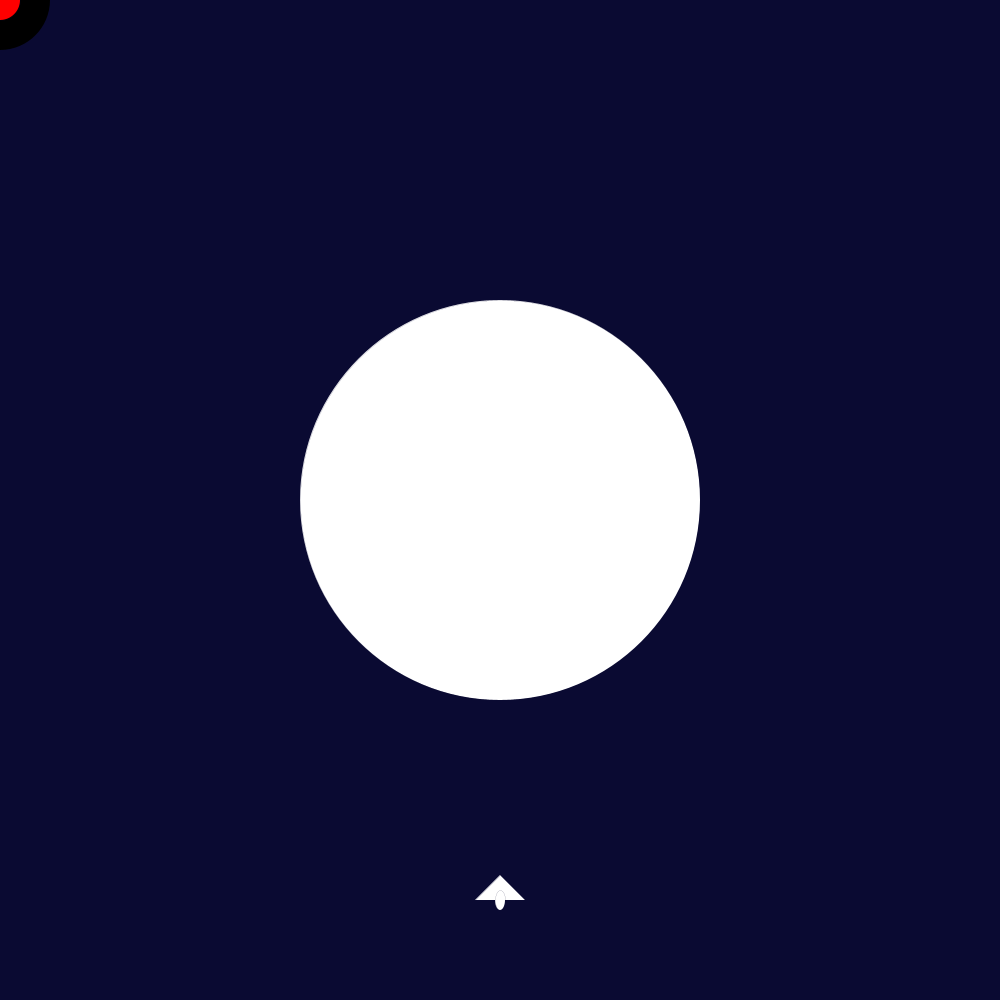
Frame 1 (no input)
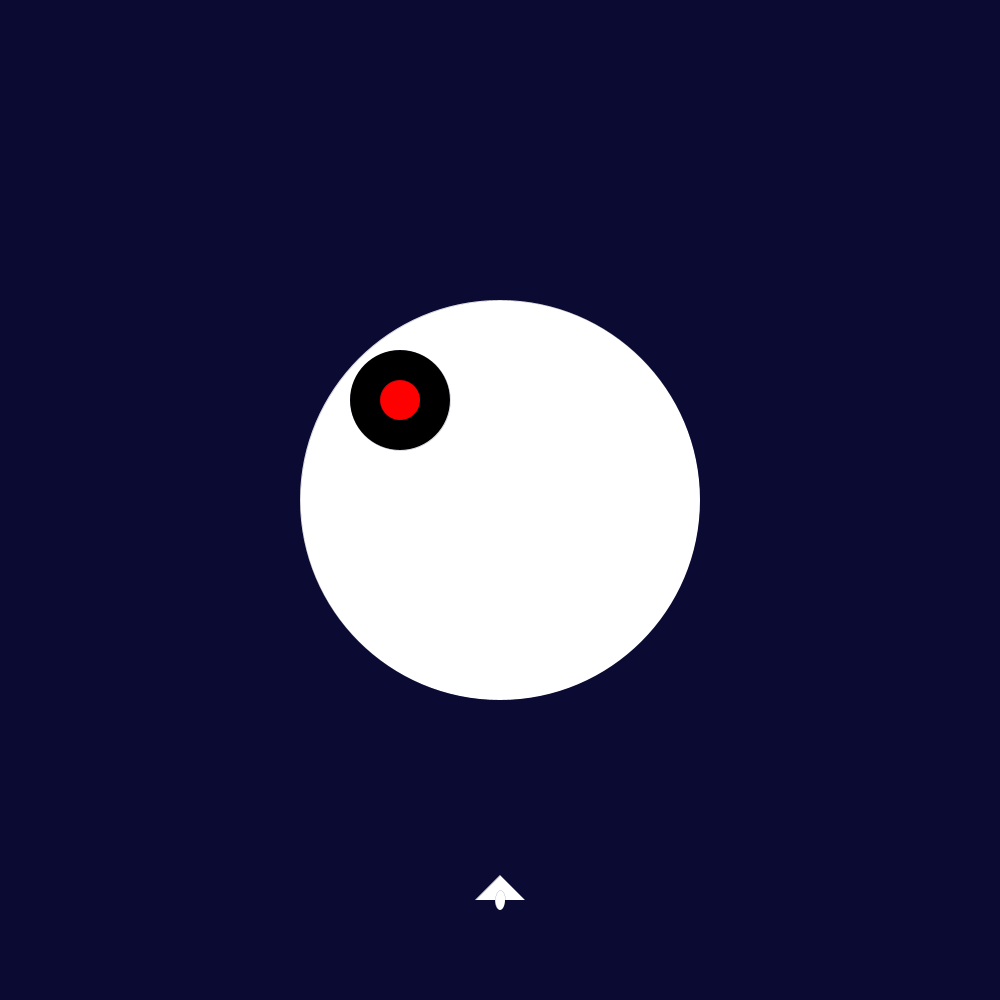
Frame 60 (the mouse pressed at the canvas centre just before this capture)
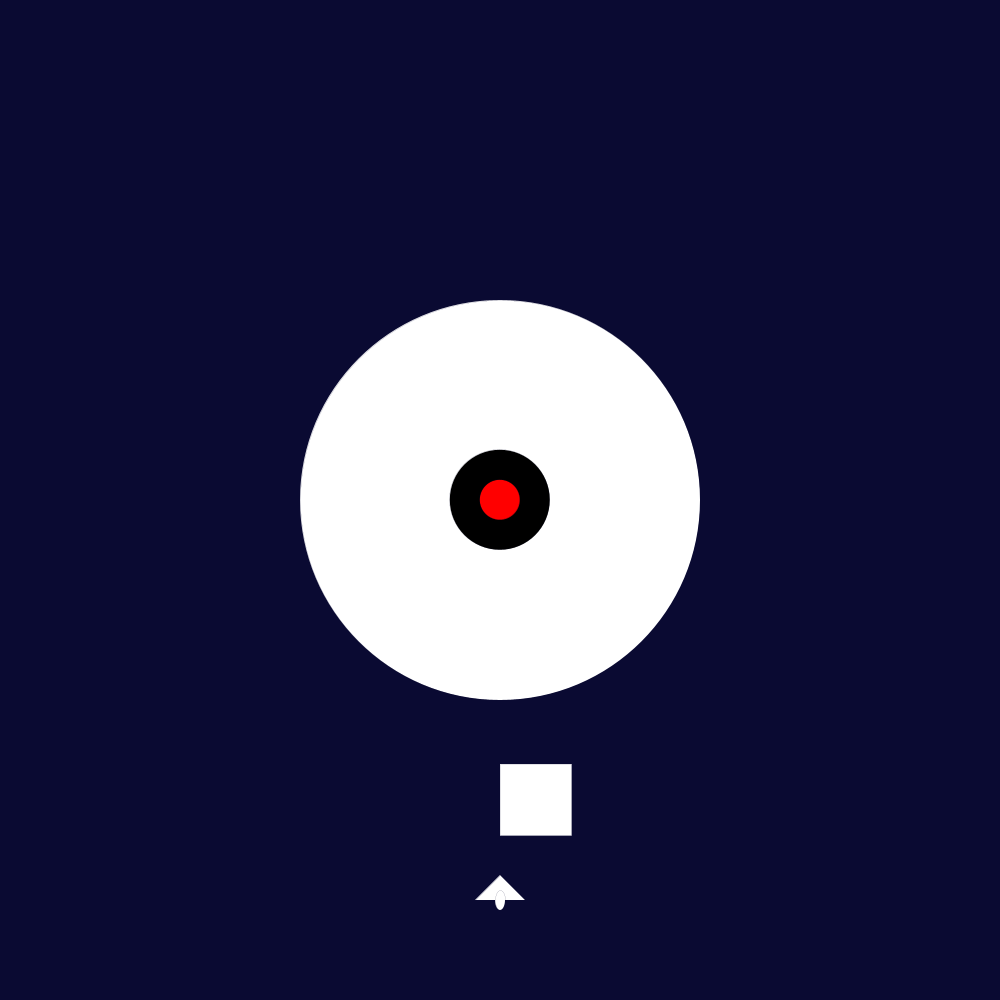
Frame 120 (the mouse held since frame 60 and released just before this capture)

The Processing sketch that drew these frames (run headless with seeded random() and noise(); from frame 60 on, the mouse is pressed at the canvas centre):

// Processing sketch: SpaceShipShooter
// ── SpaceShipShooter.pde
int bg = 255;
int db = 0;
int ship = 255;
float bX = 0;
float bY = 400;
float b = 0.0;
float Mx;
float My;
float easing = 0.1;
int radius = 50;
int round = 200;
int inside = round + radius;

ArrayList <asteroid>asteroidList;

ArrayList <Bullet>bulletList;

void setup() {
  size(1000, 1000);
  ellipseMode(RADIUS);
  ellipseMode(ROUND);

  asteroidList = new ArrayList<asteroid>();
  bulletList = new ArrayList<Bullet>();
}

void draw() {



  translate(0, 0);

  //Outer Mother Fuckin Space
  background(10, 10, 50);

  //asteroids
  for (asteroid aasteroid : asteroidList) {
    aasteroid.render();
    aasteroid.move();
  }

  //Force Field
  stroke(10, 10, 50);
  strokeWeight(0);
  fill(255, bg);
  ellipse(width/2, height/2, round, round);

  //Death Ball
  stroke(10, 10, 50);
  fill(db, 0, 0);
  ellipse(Mx, My, radius, radius);
  fill(255, 0, 0);
  ellipse(Mx, My, 20, 20);



  //ship
  strokeWeight(0);
  translate(500, 500);
  rotate(TAU * b);
  fill(255, ship, ship);
  triangle(-25, 400, 0, 375, 25, 400);
  ellipse(bX, bY, 5, 10);


  //Ship's Movement
  //if (keyPressed) {
  //  if (key == 'a') {
  //    b = b + 0.01;
  //  }
  //}

  //if (keyPressed) {
  //  if (key == 'd') {
  //    b = b - 0.01;
  //  }
  //}


  //Death Ball Movement
  if (abs(mouseX - Mx) > 0.1) {
    Mx = Mx +(mouseX - Mx) * easing;
  }
  if (abs(mouseY - My) > 0.1) {
    My = My +(mouseY - My) * easing;
  }

  Mx = constrain(Mx, 400, width-inside-150);
  My = constrain(My, 400, height-inside-150);


  println(bulletList.size());

  for (Bullet aBullet : bulletList) {
    aBullet.render();
    aBullet.move();
    aBullet.checkRemove();
  }
  for (int i = bulletList.size()-1; i >= 0; i -= 1) {

    Bullet aBullet =  bulletList.get(i);

    if (aBullet.shouldRemove == true) {
      bulletList.remove(aBullet);
      bg -= 5;
    }
    if (bg <= 0){
     db += 5; 
    }
  }
  
  
}

void keyPressed() {

  if (key == 'a') {
    b = b + 0.01;
  }

  if (key == 'd') {
    b = b - 0.01;
  }

  if (key == ' ') {
    bulletList.add(new Bullet(0, 400) );
  }
}

void mousePressed() {
  //asteroid summoning
  asteroidList.add(new asteroid(mouseX, height));
}

// ── asteroid.pde
class asteroid{
  int a;
  int s;
  float t;
  float spd;
  
  asteroid(int startingA, int startingS){
    a = startingA;
    s = startingS;
    t = random(20,100);
    spd = random(1,10);
  }
  
  void render(){
    square(a,s,t);
  }
  
  void move(){
    s -= spd;
  }
}

// ── bullet.pde
//Made possible by Chris Whitmire Tutorials on bullets

class Bullet {

  //variables
  int x;
  int y;
  int b;
  int speed;
boolean shouldRemove;
  //constructor
  Bullet(int startingX, int startingY) {
    x = startingX;
    y = startingY;

    b = 5;
    speed = 20;
  }

  void render() {
    ellipse(x, y, b, 10);
  }

  void move() {
    y -= speed;
  }
  
  void checkRemove(){
   if(y<0){
    shouldRemove = true;
   }
  }
}
